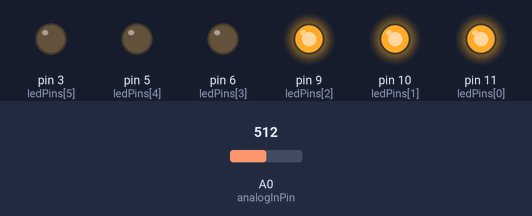
Simulated run of this sketch. Board: Arduino Uno, built with avr-gcc and run on an emulated ATmega328P. On the bench: output pins drawn as LEDs (lit = HIGH). The test bench sets the inputs (shaded band); at power-on: A0 (analogInPin) = 512.

Above: at 1.2 s.
1.3 s: A0 (analogInPin) set to 675
2.8 s: A0 (analogInPin) set to 689
At 4.0 s:
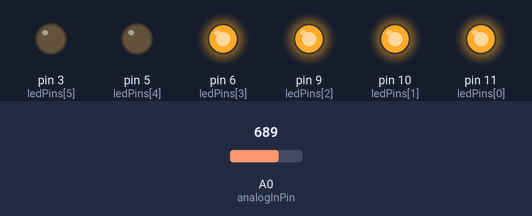
4.3 s: A0 (analogInPin) set to 511
At 5.3 s:
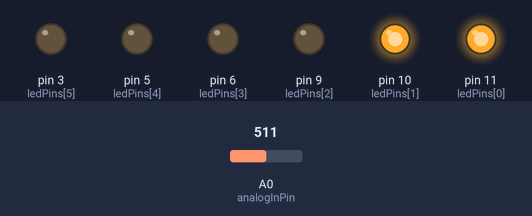
5.8 s: A0 (analogInPin) set to 353
7.3 s: A0 (analogInPin) set to 333
At 7.6 s:
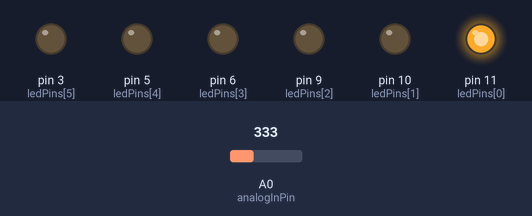
8.8 s: A0 (analogInPin) set to 716
At 9.9 s:
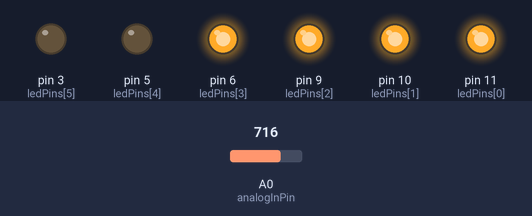
Timing chart, 0 to 11.3 s (numbered marks = the images above; inputs shaded):
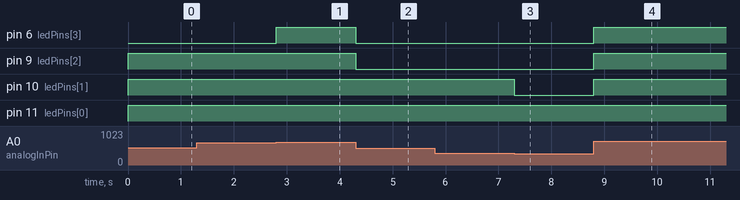

Measured:
- the behaviour switches between 681 and 682 on A0 (analogInPin) (found by bisection; images 0 and 1)
- the behaviour switches between 341 and 340 on A0 (analogInPin) (found by bisection; images 2 and 3)
- after the input at 1.3 s, every drawn part: stays the same
- after the input at 2.8 s, pin 6 (ledPins[3]): LOW → HIGH at once
- after the input at 4.3 s, pin 6 (ledPins[3]), pin 9 (ledPins[2]): HIGH → LOW at once
- after the input at 5.8 s, every drawn part: stays the same
- after the input at 7.3 s, pin 10 (ledPins[1]): HIGH → LOW at once
- after the input at 8.8 s, pin 6 (ledPins[3]), pin 9 (ledPins[2]), pin 10 (ledPins[1]): LOW → HIGH at once

The sketch:

Oppgave5.ino
```cpp
int nrLeds = 6;
int ledPins[] = { 11, 10, 9, 6, 5, 3};
int analogInPin = A0;
int wait = 30;
bool LED_ON = LOW;
bool LED_OFF = HIGH;
int sensorValue = 0;
int ledLevel = 0;

void setup() {
  for (int led = 0; led < nrLeds; led++)
  {
    pinMode(ledPins[led], OUTPUT);
  }
}

void loop() {
  sensorValue = analogRead(analogInPin);
  ledLevel = map(sensorValue, 0, 1023, 0, nrLeds);
  for (int led = 0; led < nrLeds; led++)
  {
    if (led < ledLevel ) {
      digitalWrite(ledPins[led], LED_OFF);
    }
    else {
      digitalWrite(ledPins[led], LED_ON);
    }
  }
}
```
